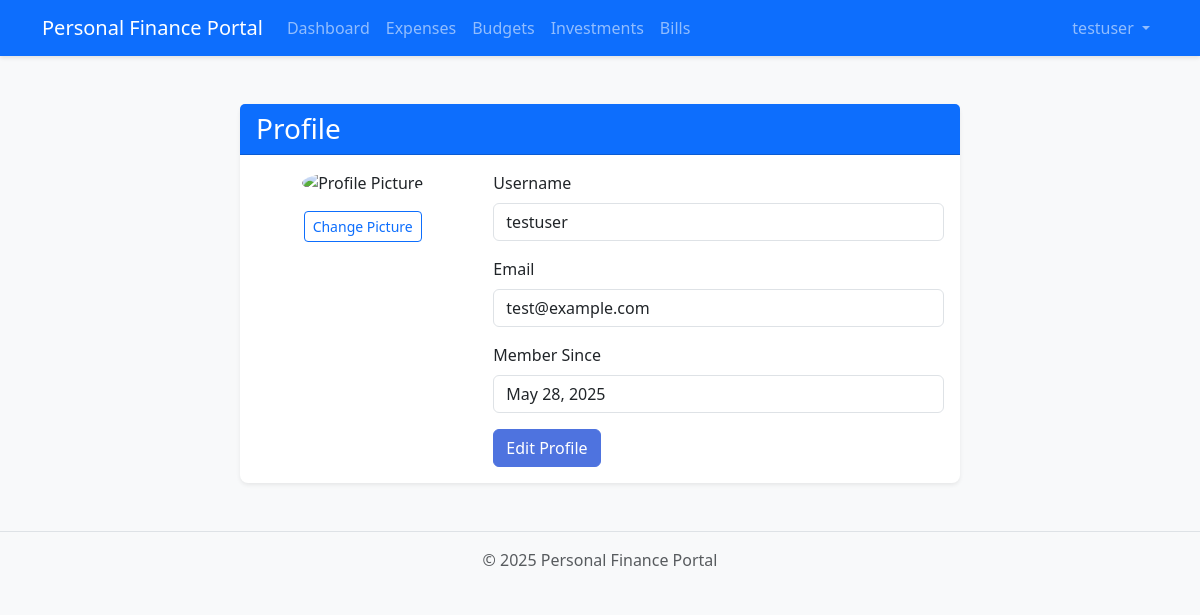
The page /profile (signed in) on the database its author committed.
### app/models/user.py (models this page shows, shortened)
class User(db.Model, UserMixin):
    id = db.Column(db.Integer, primary_key=True)
    username = db.Column(db.String(64), index=True, unique=True)
    email = db.Column(db.String(120), index=True, unique=True)
    password_hash = db.Column(db.String(128))
    created_at = db.Column(db.DateTime, default=datetime.utcnow)
    expenses = db.relationship('Expense', backref='user', lazy='dynamic')
    budgets = db.relationship('Budget', backref='user', lazy='dynamic')
    investments = db.relationship('Investment', backref='user', lazy='dynamic')
    bills = db.relationship('Bill', backref='user', lazy='dynamic')

### app/routes/profile.py (the view)
@profile_bp.route('/profile')
@login_required
def profile():
    return render_template('profile/profile.html', user=current_user)

### app/models/user.py (called while the page is built)
@login_manager.user_loader
def load_user(id):
    return User.query.get(int(id))

### app/utils/date_utils.py (called while the page is built)
def get_current_datetime():
    return datetime.now()

### app/templates/profile/profile.html
{% extends "base.html" %}
{% block content %}
<div class="container mt-5">
    <div class="row">
        <div class="col-md-8 offset-md-2">
            <div class="card">
                <div class="card-header bg-primary text-white">
                    <h3 class="mb-0">Profile</h3>
                </div>
                <div class="card-body">
                    <div class="row">
                        <div class="col-md-4 text-center">
                            <img src="{{ url_for('static', filename='images/default-avatar.png') }}"
                                alt="Profile Picture" class="img-fluid rounded-circle mb-3"
                                style="width: 150px; height: 150px;">
                            <button class="btn btn-outline-primary btn-sm">Change Picture</button>
                        </div>
                        <div class="col-md-8">
                            <form>
                                <div class="mb-3">
                                    <label for="username" class="form-label">Username</label>
                                    <input type="text" class="form-control" id="username" value="{{ user.username }}"
                                        readonly>
                                </div>
                                <div class="mb-3">
                                    <label for="email" class="form-label">Email</label>
                                    <input type="email" class="form-control" id="email" value="{{ user.email }}"
                                        readonly>
                                </div>
                                <div class="mb-3">
                                    <label for="joinDate" class="form-label">Member Since</label>
                                    <input type="text" class="form-control" id="joinDate"
                                        value="{{ user.created_at.strftime('%B %d, %Y') }}" readonly>
                                </div>
                                <a href="{{ url_for('profile.settings') }}" class="btn btn-primary">Edit Profile</a>
                            </form>
                        </div>
                    </div>
                </div>
            </div>
        </div>
    </div>
</div>
{% endblock %}

### app/templates/base.html (shortened to what this page needs)
<!DOCTYPE html>
<html lang="en">
<head>
    <link href="https://cdn.jsdelivr.net/npm/bootstrap@5.3.0-alpha1/dist/css/bootstrap.min.css" rel="stylesheet">
    <link rel="stylesheet" href="{{ url_for('static', filename='css/style.css') }}">
</head>
<body>
    <nav class="navbar navbar-expand-lg navbar-dark bg-primary">
        <div class="container">
            <a class="navbar-brand" href="{{ url_for('dashboard.index') }}">{{ config.APP_NAME }}</a>
            <div class="collapse navbar-collapse" id="navbarNav">
                <ul class="navbar-nav me-auto">
                    {% if current_user.is_authenticated %}
                    <li class="nav-item">
                        <a class="nav-link" href="{{ url_for('dashboard.index') }}">Dashboard</a>
                    </li>
                    <li class="nav-item">
                        <a class="nav-link" href="{{ url_for('expenses.index') }}">Expenses</a>
                    </li>
                    <li class="nav-item">
                        <a class="nav-link" href="{{ url_for('budgets.index') }}">Budgets</a>
                    </li>
                    <li class="nav-item">
                        <a class="nav-link" href="{{ url_for('investments.index') }}">Investments</a>
                    </li>
                    <li class="nav-item">
                        <a class="nav-link" href="{{ url_for('bills.index') }}">Bills</a>
                    </li>
                    {% endif %}
                </ul>
                <ul class="navbar-nav">
                    {% if current_user.is_authenticated %}
                    <li class="nav-item dropdown">
                        <a class="nav-link dropdown-toggle" href="#" id="userDropdown" role="button"
                            data-bs-toggle="dropdown">
                            {{ current_user.username }}
                        </a>
                    </li>
                    {% endif %}
                </ul>
            </div>
        </div>
    </nav>
    <main class="container mt-4">
        {% block content %}{% endblock %}
    </main>
    <footer class="footer mt-5 py-3 bg-light">
        <div class="container text-center">
            <span class="text-muted">© {{ now.year }} {{ config.APP_NAME }}</span>
        </div>
    </footer>
</body>
</html>

### app/static/css/style.css (style rules this page uses)
body { font-family: 'Segoe UI', Tahoma, Geneva, Verdana, sans-serif; background-color: #f8f9fa; }
.navbar { box-shadow: 0 2px 4px rgba(0, 0, 0, 0.1); }
.card { border-radius: 0.5rem; border: none; box-shadow: 0 0.125rem 0.25rem rgba(0, 0, 0, 0.075); transition: transform 0.3s ease, box-shadow 0.3s ease; }
.btn-primary { background-color: #4e73df; border-color: #4e73df; }
.footer { margin-top: 3rem; padding: 1.5rem 0; color: #6c757d; border-top: 1px solid #dee2e6; }

### rows shown on the page
User: username "testuser", email "test@example.com", created_at "May 28, 2025"

### other values the page prints
{{ config.APP_NAME }} "Personal Finance Portal"
{{ now.year }} "2025"
